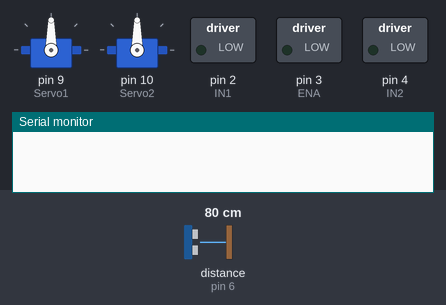
This sketch was run on a simulated Arduino Uno, built with avr-gcc and run on an emulated ATmega328P. On the bench: 2 × servo, switched loads named in the sketch (green lamp = pin HIGH), the last lines printed to the serial monitor. Wiring (inferred from the names in the program): ultrasonic range finder: trigger pin 5; echo pin 6. The test bench sets the inputs (shaded band); at power-on: distance to the obstacle (sensor on pin 6) 80 cm. The echo pulse lasts 58.3 µs per cm; pins used as bus, display or sensor lines are not drawn.

Above: at 8.5 s.
8.6 s: distance to the obstacle (sensor on pin 6) set to 18 cm
At 14.0 s:
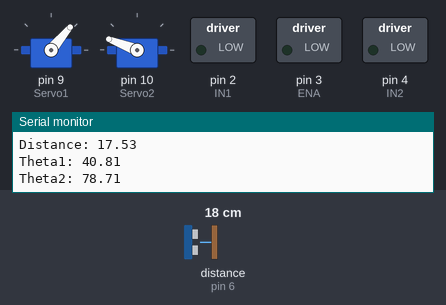
22.6 s: distance to the obstacle (sensor on pin 6) set to 12 cm
At 23.3 s:
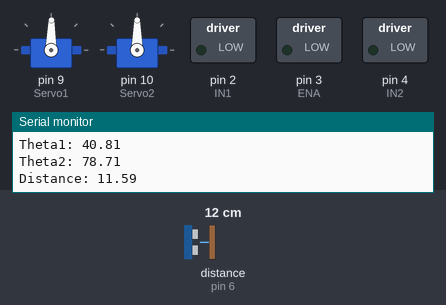
25.6 s: distance to the obstacle (sensor on pin 6) set to 16 cm
At 28.71 s:
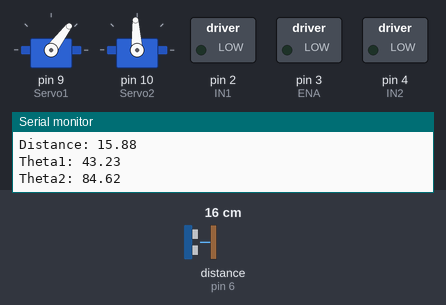
Timing chart, 0 to 36.9 s (numbered marks = the images above; inputs shaded):
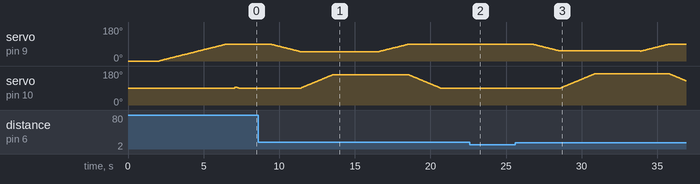

Measured:
- the behaviour switches between 13 and 14 cm on distance to the obstacle (sensor on pin 6) (found by bisection; images 2 and 3)
- after the input at 8.6 s, servo on pin 10 (Servo2): rises from 90° to 159° in 2.0 s, then falls to 90° in 7.2 s
- after the input at 22.6 s, servo on pin 9 (Servo1): stops changing and stays 89°; servo on pin 10 (Servo2): stays 90° (without the input it goes to 91° after 2.2 s)
- after the input at 25.6 s, servo on pin 10 (Servo2): rises from 90° to 165° in 2.2 s, then falls to 128° in 6.0 s

The sketch:

RobotArm_Final_2.ino
```cpp
//#define L1 22.0
//#define L2 39.0
#define distance X

#include<Servo.h>
Servo Servo1;
Servo Servo2;
// defines pins numbers
#define trigPin 5
#define echoPin 6
#define waterPin A0
#define IN1 2
#define IN2 4
#define ENA 3
// defines variables
long duration;
float distance ,Y,R,Theta1,Theta2,pos;
int i =0;
float L1=30.4;
float L2=20.3;
float L3=10.0;
float H=9.1;
float r=3.5;

float P1=0.0;
float P2=0.0;

float P=18.0;

float h=4.0+2.5;

float d=0.0;//nan


void setup() {
  // put your setup code here, to run once:

  delay(2000);


 pinMode(trigPin, OUTPUT); // Sets the trigPin as an Output
  pinMode(echoPin, INPUT); // Sets the echoPin as an Input

  pinMode(waterPin,INPUT);

  pinMode(IN1,OUTPUT);
  pinMode(IN2,OUTPUT);
  pinMode(ENA,OUTPUT);

  Serial.begin(9600); // Starts the serial communication
  Servo1.attach(9);
    Servo2.attach(10);


 for (pos =0; pos <= 90; pos += 1) { // goes from 0 degrees to 180 degrees
    // in steps of 1 degree
    Servo1.write(pos);              // tell servo to go to position in variable 'pos'
    delay(50);                       // waits 15ms for the servo to reach the position
  }


    delay (500);


    for (pos =95 ; pos >= 90; pos -= 1) { // goes from 180 degrees to 0 degrees
    Servo2.write(pos);              // tell servo to go to position in variable 'pos'
    delay(50);                       // waits 15ms for the servo to reach the position
  }

}

void loop() {
  // put your main code here, to run repeatedly:
// Clears the trigPin


delay(2000);


 digitalWrite(trigPin, LOW);
  delayMicroseconds(2);
  // Sets the trigPin on HIGH state for 10 micro seconds
  digitalWrite(trigPin, HIGH);
  delayMicroseconds(10);
  digitalWrite(trigPin, LOW);
  // Reads the echoPin, returns the sound wave travel time in microseconds
  duration = pulseIn(echoPin, HIGH);
  // Calculating the distance
  distance = duration * 0.034 / 2;
  // Prints the distance on the Serial Monitor
  Serial.print("Distance: ");
  Serial.println(distance);
if (distance>=13 && distance <=29){
  d=distance;}
  else {
   goto A;
  }

  Theta1=atan((L3-H+h)/(d+P+r))+acos((pow(d+P+r,2.0)+pow(L3-H+h,2.0)+pow(L1,2.0)-pow(L2,2.0))/(2*L1*sqrt(pow(d+P+r,2.0)+pow(L3-H+h,2.0))));
  Theta2=acos((pow(d+P+r,2.0)+pow(L3-H+h,2.0)-pow(L1,2.0)-pow(L2,2.0))/(2*L1*L2));

  Theta1=Theta1*180.0/PI;
  Theta2=Theta2*180.0/PI;

   Serial.print("Theta1: ");
  Serial.println(Theta1);

    Serial.print("Theta2: ");
  Serial.println(Theta2);


    float Theta1_R = Theta1+9;
    float Theta1_L =180- Theta1+9;


    float Theta2_R = 90+Theta2-9;
    float Theta2_L = 90-Theta2-9;


//if( digitalRead(2)==HIGH){

   // Fot Right Servo1  #####################################

 if (Theta1_R<=90){
     for (pos =90 ; pos >= Theta1_R; pos -= 1) {
    Servo1.write(pos);
    delay(50);
  }
    if (Theta2_R>=90){
 for (pos =90; pos <= Theta2_R; pos += 1) {
    Servo2.write(pos);
    delay(30);  }


delay(3000);


     for (pos =Theta1_R ; pos <= 90; pos += 1) {
    Servo1.write(pos);
    delay(50);
  }

   for (pos =Theta2_R; pos >= 90; pos -= 1) {
    Servo2.write(pos);
    delay(30);  }

}
else if (Theta2_R<90){
 for (pos =90; pos >= Theta2_R; pos -= 1) {
    Servo2.write(pos);
    delay(30);  }

    delay(3000);


     for (pos =Theta1_R ; pos <= 90; pos += 1) {
    Servo1.write(pos);
    delay(50);
  }

   for (pos =Theta2_R; pos <= 90; pos += 1) {
    Servo2.write(pos);
    delay(30);  }


}
  }

//  }
A:
d=0.0;
}
```
